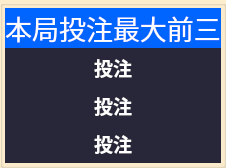
       <widget class="QGroupBox" name="groupBox_6">
        <property name="styleSheet">
         <string notr="true">background-color: rgb(252, 238, 205);</string>
        </property>
        <property name="title">
         <string/>
        </property>
        <layout class="QVBoxLayout" name="verticalLayout_9" stretch="1,3">
         <property name="spacing">
          <number>0</number>
         </property>
         <property name="leftMargin">
          <number>2</number>
         </property>
         <property name="topMargin">
          <number>2</number>
         </property>
         <property name="rightMargin">
          <number>2</number>
         </property>
         <property name="bottomMargin">
          <number>2</number>
         </property>
         <item>
          <widget class="QLabel" name="label_134">
           <property name="font">
            <font>
             <family>方正粗黑宋简体</family>
             <pointsize>20</pointsize>
            </font>
           </property>
           <property name="styleSheet">
            <string notr="true">color: rgb(255, 255, 255);
background-color: rgb(0, 101, 255);</string>
           </property>
           <property name="text">
            <string>本局投注最大前三</string>
           </property>
           <property name="alignment">
            <set>Qt::AlignCenter</set>
           </property>
          </widget>
         </item>
         <item>
          <widget class="QWidget" name="widget_3" native="true">
           <property name="styleSheet">
            <string notr="true">background-color: rgb(39, 39, 57);</string>
           </property>
           <layout class="QGridLayout" name="gridLayout_4" columnstretch="1,2,1,1,2">
            <property name="topMargin">
             <number>1</number>
            </property>
            <property name="bottomMargin">
             <number>1</number>
            </property>
            <property name="horizontalSpacing">
             <number>0</number>
            </property>
            <property name="verticalSpacing">
             <number>1</number>
            </property>
            <item row="0" column="0">
             <widget class="QLabel" name="label_7">
              <property name="styleSheet">
               <string notr="true"/>
              </property>
              <property name="text">
               <string>&lt;html&gt;&lt;head/&gt;&lt;body&gt;&lt;p&gt;&lt;img src=&quot;:/icon/image/icon/1.png&quot;/&gt;&lt;/p&gt;&lt;/body&gt;&lt;/html&gt;</string>
              </property>
             </widget>
            </item>
            <item row="0" column="3">
             <widget class="QLabel" name="label_first_bet">
              <property name="styleSheet">
               <string notr="true"/>
              </property>
              <property name="text">
               <string>&lt;html&gt;&lt;head/&gt;&lt;body&gt;&lt;p&gt;&lt;br/&gt;&lt;/p&gt;&lt;/body&gt;&lt;/html&gt;</string>
              </property>
             </widget>
            </item>
            <item row="1" column="0">
             <widget class="QLabel" name="label_12">
              <property name="styleSheet">
               <string notr="true"/>
              </property>
              <property name="text">
               <string>&lt;html&gt;&lt;head/&gt;&lt;body&gt;&lt;p&gt;&lt;img src=&quot;:/icon/image/icon/2.png&quot;/&gt;&lt;/p&gt;&lt;/body&gt;&lt;/html&gt;</string>
              </property>
             </widget>
            </item>
            <item row="0" column="1">
             <widget class="QLabel" name="label_first_name">
              <property name="font">
               <font>
                <family>方正粗黑宋简体</family>
                <pointsize>20</pointsize>
               </font>
              </property>
              <property name="styleSheet">
               <string notr="true">color: rgb(255, 255, 255);</string>
              </property>
              <property name="text">
               <string/>
              </property>
              <property name="alignment">
               <set>Qt::AlignCenter</set>
              </property>
             </widget>
            </item>
            <item row="1" column="1">
             <widget class="QLabel" name="label_second_name">
              <property name="font">
               <font>
                <family>方正粗黑宋简体</family>
                <pointsize>20</pointsize>
               </font>
              </property>
              <property name="styleSheet">
               <string notr="true">color: rgb(255, 255, 255);</string>
              </property>
              <property name="text">
               <string/>
              </property>
              <property name="alignment">
               <set>Qt::AlignCenter</set>
              </property>
             </widget>
            </item>
            <item row="0" column="4">
             <widget class="QLabel" name="label_first_money">
              <property name="font">
               <font>
                <family>微软雅黑</family>
                <pointsize>20</pointsize>
               </font>
              </property>
              <property name="styleSheet">
               <string notr="true">color: rgb(255, 255, 255);</string>
              </property>
              <property name="text">
               <string/>
              </property>
              <property name="alignment">
               <set>Qt::AlignCenter</set>
              </property>
             </widget>
            </item>
            <item row="1" column="3">
             <widget class="QLabel" name="label_second_bet">
              <property name="styleSheet">
               <string notr="true"/>
              </property>
              <property name="text">
               <string>&lt;html&gt;&lt;head/&gt;&lt;body&gt;&lt;p&gt;&lt;br/&gt;&lt;/p&gt;&lt;/body&gt;&lt;/html&gt;</string>
              </property>
             </widget>
            </item>
            <item row="1" column="2">
             <widget class="QLabel" name="label_13">
              <property name="font">
               <font>
                <family>微软雅黑</family>
                <pointsize>14</pointsize>
                <weight>75</weight>
                <bold>true</bold>
               </font>
              </property>
              <property name="styleSheet">
               <string notr="true">color: rgb(255, 255, 255);</string>
              </property>
              <property name="text">
               <string>投注</string>
              </property>
             </widget>
            </item>
            <item row="1" column="4">
             <widget class="QLabel" name="label_second_money">
              <property name="font">
               <font>
                <family>微软雅黑</family>
                <pointsize>20</pointsize>
               </font>
              </property>
              <property name="styleSheet">
               <string notr="true">color: rgb(255, 255, 255);</string>
              </property>
              <property name="text">
               <string/>
              </property>
              <property name="alignment">
               <set>Qt::AlignCenter</set>
              </property>
             </widget>
            </item>
            <item row="0" column="2">
             <widget class="QLabel" name="label_8">
              <property name="font">
               <font>
                <family>微软雅黑</family>
                <pointsize>14</pointsize>
                <weight>75</weight>
                <italic>false</italic>
                <bold>true</bold>
               </font>
              </property>
              <property name="styleSheet">
               <string notr="true">color: rgb(255, 255, 255);</string>
              </property>
              <property name="text">
               <string>投注</string>
              </property>
              <property name="alignment">
               <set>Qt::AlignCenter</set>
              </property>
             </widget>
            </item>
            <item row="2" column="0">
             <widget class="QLabel" name="label_16">
              <property name="styleSheet">
               <string notr="true"/>
              </property>
              <property name="text">
               <string>&lt;html&gt;&lt;head/&gt;&lt;body&gt;&lt;p&gt;&lt;img src=&quot;:/icon/image/icon/3.png&quot;/&gt;&lt;/p&gt;&lt;/body&gt;&lt;/html&gt;</string>
              </property>
             </widget>
            </item>
            <item row="2" column="1">
             <widget class="QLabel" name="label_third_name">
              <property name="font">
               <font>
                <family>方正粗黑宋简体</family>
                <pointsize>20</pointsize>
               </font>
              </property>
              <property name="styleSheet">
               <string notr="true">color: rgb(255, 255, 255);</string>
              </property>
              <property name="text">
               <string/>
              </property>
              <property name="alignment">
               <set>Qt::AlignCenter</set>
              </property>
             </widget>
            </item>
            <item row="2" column="2">
             <widget class="QLabel" name="label_18">
              <property name="font">
               <font>
                <family>微软雅黑</family>
                <pointsize>14</pointsize>
                <weight>75</weight>
                <bold>true</bold>
               </font>
              </property>
              <property name="styleSheet">
               <string notr="true">color: rgb(255, 255, 255);</string>
              </property>
              <property name="text">
               <string>投注</string>
              </property>
             </widget>
            </item>
            <item row="2" column="3">
             <widget class="QLabel" name="label_third_bet">
              <property name="styleSheet">
               <string notr="true"/>
              </property>
              <property name="text">
               <string>&lt;html&gt;&lt;head/&gt;&lt;body&gt;&lt;p&gt;&lt;br/&gt;&lt;/p&gt;&lt;/body&gt;&lt;/html&gt;</string>
              </property>
             </widget>
            </item>
            <item row="2" column="4">
             <widget class="QLabel" name="label_third_money">
              <property name="font">
               <font>
                <family>微软雅黑</family>
                <pointsize>20</pointsize>
               </font>
              </property>
              <property name="styleSheet">
               <string notr="true">color: rgb(255, 255, 255);</string>
              </property>
              <property name="text">
               <string/>
              </property>
              <property name="alignment">
               <set>Qt::AlignCenter</set>
              </property>
             </widget>
            </item>
           </layout>
          </widget>
         </item>
        </layout>
       </widget>
